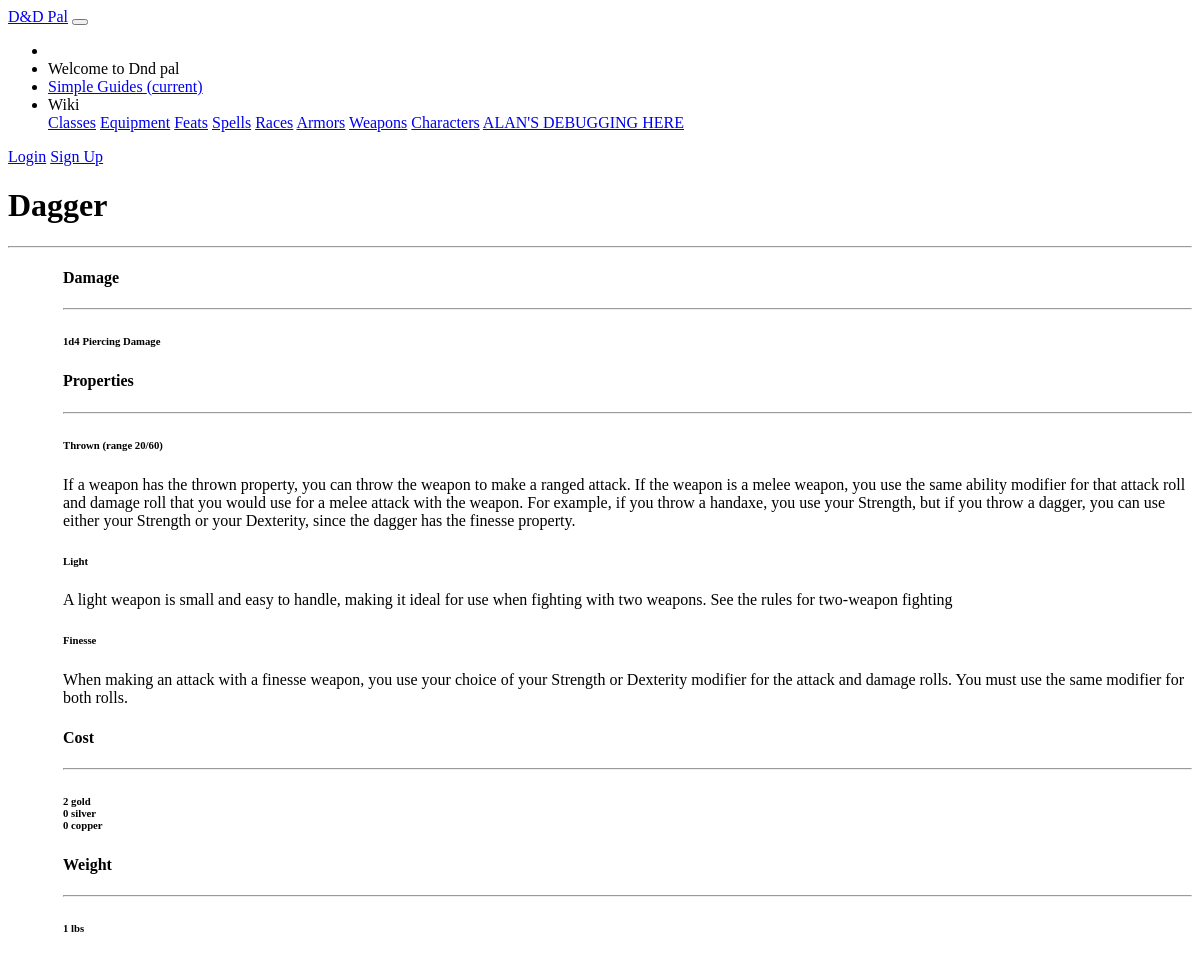
/dndpal/weapon/Dagger, run on the app's committed database.
### dndpal/models.py (models this page shows, shortened)
class Weapon(models.Model):
    name = models.CharField(default = '', primary_key = True, max_length = 100, help_text = "Enter the name of this weapon")
    gold = models.IntegerField(default=0, help_text="Enter the gold-price component for this weapon")
    silver = models.IntegerField(default=0, help_text="Enter the silver-price component for this weapon")
    copper = models.IntegerField(default=0, help_text="Enter the copper-price component for this weapon")
    damage = models.CharField(default = "", max_length = 10000, help_text = "Enter the damage die of this weapon")
    DAMAGE_TYPE_CHOICES = (
        ('ac', 'Acid'),
        ('bl', 'Bludgeoning'),
        ('co', 'Cold'),
        ('fi', 'Fire'),
        ('fo', 'Force'),
        ('li', 'Lightning'),
        ('ne', 'Necrotic'),
        ('pi', 'Piercing'),
        ('po', 'Poisoning'),
        ('ps', 'Psychic'),
        ('ra', 'Radiant'),
        ('sl', 'Slashing'),
        ('th', 'Thunder'),
    )
    damage_type = models.CharField(max_length = 2, choices = DAMAGE_TYPE_CHOICES, default = 'ab')
    range = models.CharField(default = "", max_length = 10000, help_text = "Enter the range of the weapon.")
    weight = models.SmallIntegerField(default= 0, help_text="Enter the weight for this item in pounds.")
    weapon_type = models.CharField(default = "", max_length = 10000, help_text = "Enter the weapon category of the weapon. IE: Simple, Martial, etc.")
    properties = models.CharField(default = '', max_length = 1000, help_text = "Enter the properties of this weapon in a comma separated list.")

class Properties(models.Model):
    name = models.CharField(default = '', max_length = 100, help_text = "Enter the name of this property.")
    description = models.CharField(default = "", max_length = 10000, help_text = "Enter the description of this property")

### dndpal/views.py (the view)
# urls.py: path('weapon/<str:pk>', views.WeaponDetailView.as_view(), name='weapon-detail'),
class WeaponDetailView(generic.DetailView):
    model = Weapon
    def get_context_data(self, **kwargs):
        context = super(WeaponDetailView, self).get_context_data(**kwargs)
        string = context['weapon'].properties
        property_list = [x.strip() for x in string.split(',')]
        context['properties'] = Properties.objects.filter(name = 'asfhndikjahghndndjndfndjfndjfnksdnfdskjnf')
        for x in property_list:
            context['properties'] = context['properties']|Properties.objects.filter(name = x)
        print('properties'+str(context['properties']))
        return context

### dndpal/templates/dndpal/weapon_detail.html
{% extends "base_generic.html" %}
{% block content %}
<main role="main" class="container">
    <div class="container card p-5" style="margin-top:10px;">
        <div class="row" style="margin-top: 10px">
            <div class="col-md">
                <h1>{{weapon.name}}</h1>
                <hr>
            </div>
        </div>
        <div style="margin-left: 55px;">
            <div class="row" style="margin-top: 10px">
                <div class="col-md-3">
                    <h4>Damage</h4>
                    <hr>
                    <h6>{{weapon.damage}} {{weapon.get_damage_type_display}} Damage</h6>
                </div>
            </div>
            <div class="row" style="margin-top: 10px">
                <div class="col-md-3">
                    <h4>Properties</h4>
                    <hr>
                    {% for propmodel in properties %}
                        <div>
                            <h6>{{propmodel.name}}</h6>
                            <p> {{propmodel.description}}</p>
                        </div>
                    {% endfor %}
                </div>
            </div>
            <div class="row" style="margin-top: 10px">
                <div class="col-md-3">
                    <h4>Cost</h4>
                    <hr>
                    <h6>{{weapon.gold}} gold <br>
                        {{weapon.silver}} silver <br>
                        {{weapon.copper}} copper
                    </h6>
                </div>
            </div>
            <div class="row" style="margin-top: 10px">
                <div class="col-md-6">
                    <h4>Weight</h4>
                    <hr>
                    <div>
                        <h6 class="m-3">{{weapon.weight}} lbs</h6>
                    </div>
                </div>
            </div>
        </div>
    </div>
</main>
{% endblock %}

### data on the page
Weapon: name "Dagger", damage "1d4", damage_type "Piercing", gold "2", silver "0", copper "0", weight "1"
Properties: name "Thrown (range 20/60)", description "If a weapon has the thrown property, you can throw the weapon to make a ranged attack. If the weapon is a melee weapon, you use the same ability modifier for that attack roll and damage roll that you would use for a melee attack with the weapon. For example, if you throw a handaxe, you use your Strength, but if you throw a dagger, you can use either your Strength or your Dexterity, since the dagger has the finesse property."
Properties: name "Light", description "A light weapon is small and easy to handle, making it ideal for use when fighting with two weapons. See the rules for two-weapon fighting"
Properties: name "Finesse", description "When making an attack with a finesse weapon, you use your choice of your Strength or Dexterity modifier for the attack and damage rolls. You must use the same modifier for both rolls."
